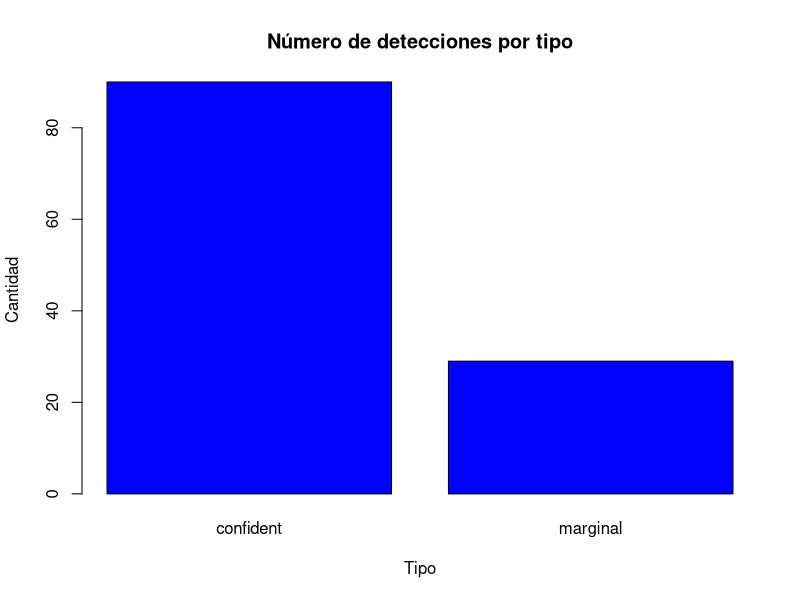
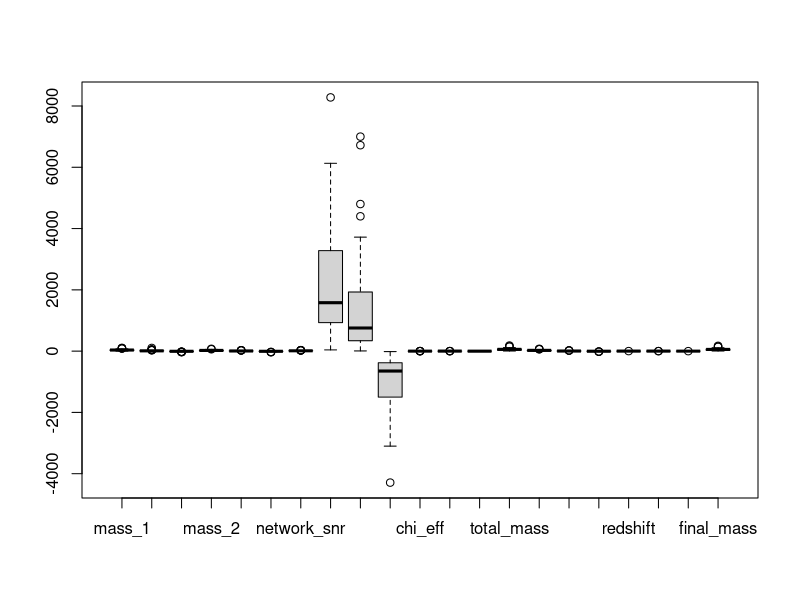

Recreate these plots in R, in order.
## ---- chunk 1
knitr::opts_chunk$set(echo = TRUE)
## ---- chunk 2
# https://cran.r-project.org/web/packages/ggplot2/index.html
if (!require('ggplot2')) install.packages('ggplot2'); library('ggplot2')
# https://cran.r-project.org/web/packages/dplyr/index.html
if (!require('dplyr')) install.packages('dplyr'); library('dplyr')
## ---- chunk 3
dataset <- read.csv('../dataset/detecciones_ondas_gravitacionales.csv',                             stringsAsFactors = FALSE)
filas=dim(dataset)[1]
## ---- chunk 4
str(dataset)
## ---- chunk 5
 dataset$false_alarm_rate <- as.numeric(dataset$false_alarm_rate)
 dataset$p_astro <- as.numeric(dataset$p_astro)
 dataset$final_mass <- as.numeric(dataset$final_mass)

## ---- chunk 6
dataset$fecha <- as.POSIXct(dataset$gps, origin="1980-01-06", tz="UTC")
## ---- chunk 7
library(stringr)
dataset$tipo <- ifelse(str_detect(dataset$release, "confident"), "confident", "marginal")
## ---- chunk 8
plot(factor(dataset$tipo),main="Número de detecciones por tipo",xlab="Tipo"
     , ylab="Cantidad",col = "blue")
## ---- chunk 9
# Eliminamos las filas de las ondas gravitacionales no confirmadas
dt_confident <- dataset[dataset$tipo!='marginal',]
## ---- chunk 10
summary(dt_confident)
## ---- chunk 11
colSums(is.na(dt_confident))
## ---- chunk 12
# Tomamos los registros con valores NA
vacios <- which(is.na(dt_confident$final_mass)) 

# Generamos nuestro modelo de regresión lineal
modelo_fm <- lm(final_mass ~ mass_1+mass_2+chirp_mass, data=dt_confident)

# Evaluamos el modelo
summary(modelo_fm)

## ---- chunk 13
# Rellenamos los datos
dt_confident$final_mass[vacios] <- predict(modelo_fm, 
                                           newdata=dt_confident[vacios,c(34,5,8,23)] )

# Redondeamos a dos decimales
dt_confident$final_mass[vacios] <- round(dt_confident$final_mass[vacios],2)
## ---- chunk 14
# Tomamos los registros con valores NA
vacios <- which(is.na(dt_confident$total_mass)) 

# Generamos nuestro modelo de regresión lineal
modelo_tm <- lm(total_mass ~ chirp_mass+chi_eff+final_mass, data=dt_confident)

# Evaluamos el modelo
summary(modelo_tm)
## ---- chunk 15
# Rellenamos los datos
dt_confident$total_mass[vacios] <- predict(modelo_tm, 
                                           newdata=dt_confident[vacios,c(20,23,17,34)] )

# Redondeamos a dos decimales
dt_confident$total_mass[vacios] <- round(dt_confident$total_mass[vacios],2)
## ---- chunk 16
# Eliminar columnas del dataframe
columnas_borrar <- c("version","release","gps","detector_frame_chirp_mass",
                     "detector_frame_chirp_mass_upper",
                     "detector_frame_chirp_mass_lower", "tipo",
                     "network_snr_upper","network_snr_lower",
                     "final_mass_upper","final_mass_lower","total_mass_upper",
                     "total_mass_lower","false_alarm_rate","p_astro")

ondas_g <- dt_confident[ , !(names(dt_confident) %in% columnas_borrar)]

head(ondas_g,5)
## ---- chunk 17
ondas_g_num <- ondas_g %>% select(-name, -fecha)
boxplot(ondas_g_num)
